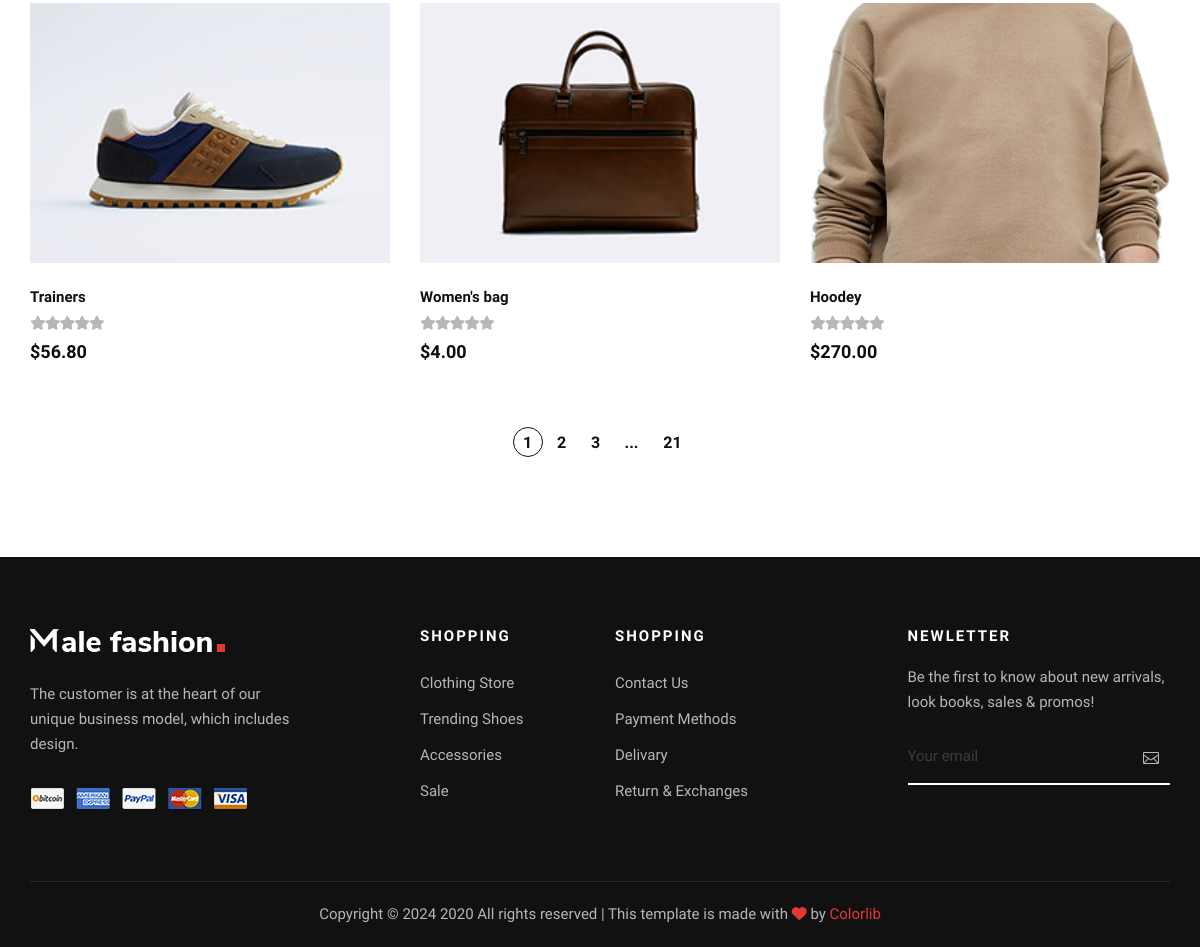
/products/wishlist/ (lower part), run on an earlier commit of the app's database.
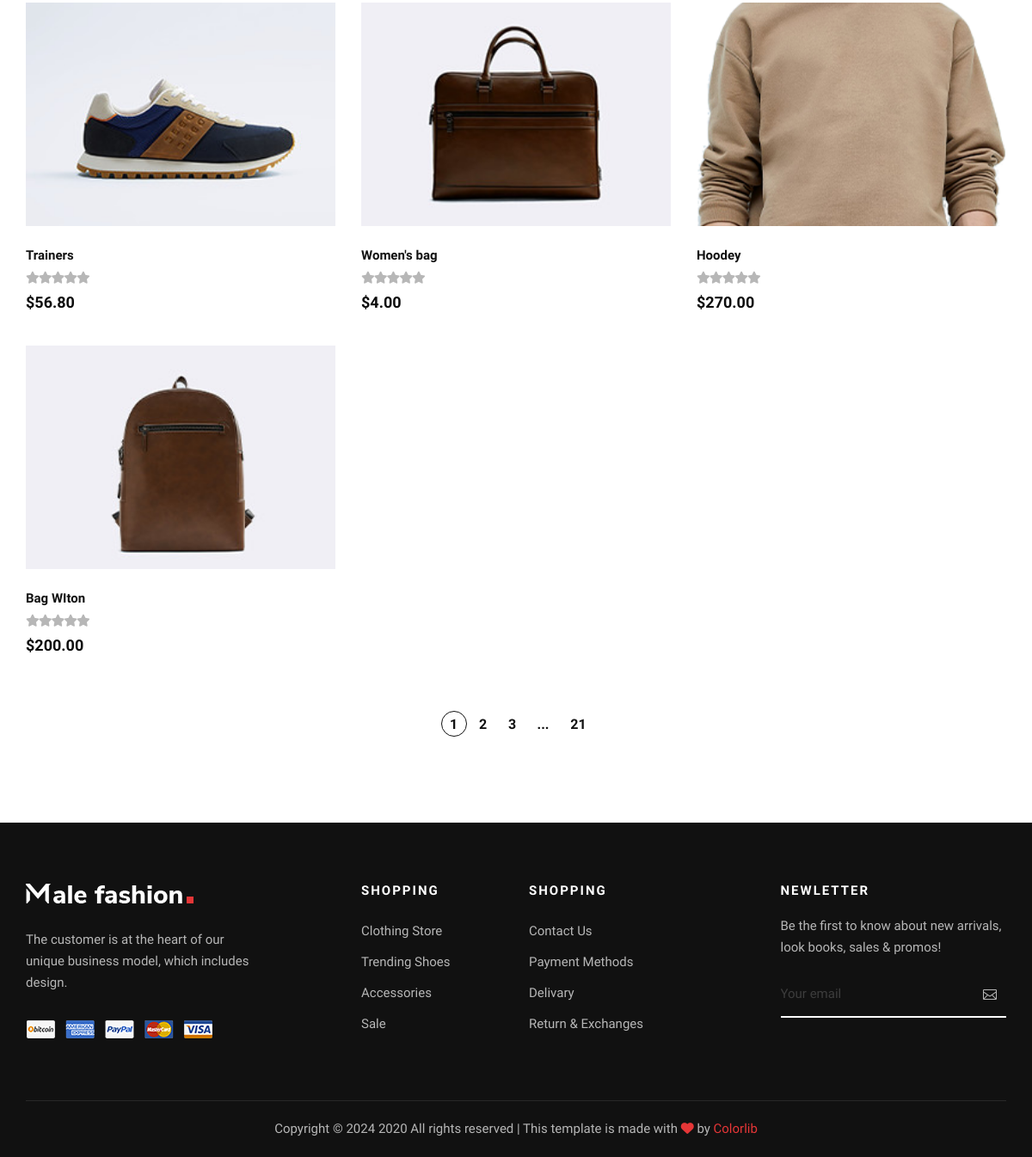
And on a later commit of the database.
### products/models.py (models this page shows, shortened)
class WishListModel(models.Model):
    user  = models.ForeignKey(User, on_delete = models.CASCADE)
    product =  models.ForeignKey(ProductModel, on_delete = models.CASCADE)
    created_at = models.DateTimeField(auto_now_add=True)
    updated_at = models.DateTimeField(auto_now=True)
    class Meta:
        verbose_name = 'WishList'
        verbose_name_plural = 'WishLists'
        unique_together = ['user', 'product']

class ProductModel(models.Model):
    name = models.CharField(max_length=100)
    description = models.TextField()
    price = models.DecimalField(max_digits=8, decimal_places=2)
    discount = models.IntegerField(default=5)
    image = models.ImageField(upload_to='Product')
    is_sale = models.BooleanField(default=False)
    quality = models.CharField(max_length=100)
    rating = models.PositiveIntegerField(default=1, validators=[rating_value_validator])
    color = models.ManyToManyField(ColorModel)
    tags = models.ManyToManyField(TagsModel)
    material = models.TextField(null=True, blank=True)
    sizes = models.ManyToManyField(SizeModel)
    brand = models.ForeignKey(BrandsModel, on_delete=models.CASCADE)
    category = models.ForeignKey(CategoryModel, on_delete=models.CASCADE, related_name='products')
    subcategory = models.ManyToManyField(SubCategoryModel)
    quantity = models.PositiveIntegerField(default=0)
    created_at = models.DateTimeField(auto_now_add=True)
    updated_at = models.DateTimeField(auto_now=True)
    @staticmethod
    def get_from_cart(cart):
        return ProductModel.objects.filter(id__in=cart)
    class Meta:
        verbose_name = 'Product'
        verbose_name_plural = 'Products'

### products/views.py (the view)
# urls.py: path('wishlist/', WishListView.as_view(), name='wishlist'),
class WishListView(ListView):
    template_name = 'wishlist.html'
    model = WishListModel
    context_object_name = 'wishlists'

### products/templatetags/my_tags.py (called while the page is built)
@register.simple_tag(name='cart_info')
def get_cart_info(request, coupon=None):
    cart = request.session.get('cart', [])
    products = ProductModel.get_from_cart(cart)
    total_price = 0
    for product in products:
        total_price += product.real_price()
    quantity = len(cart)
    if coupon:
        total_price = total_price - (total_price * (coupon.discount_amount / 100))
    return quantity, "{:.2f}".format(total_price)

### templates/wishlist.html (shortened to what this page needs)
{% extends 'layouts/base.html' %}
{% load static %}
{% load my_tags %}
{% block content %}
<section class="shop spad">
  <div class="container">
        <div class="row">
          {% for wishlist in wishlists%}
          <div class="col-lg-4 col-md-6 col-sm-6">
            <div class="product__item">
              <div
                class="product__item__pic set-bg"
                data-setbg="{{wishlist.product.image.url}}"
              >
              </div>
              <div class="product__item__text">
                <h6>{{wishlist.product.name}}</h6>
                <div class="rating">
                  <i class="fa fa-star-o"></i>
                  <i class="fa fa-star-o"></i>
                  <i class="fa fa-star-o"></i>
                  <i class="fa fa-star-o"></i>
                  <i class="fa fa-star-o"></i>
                </div>
                <h5>${{wishlist.product.price}}</h5>
              </div>
            </div>
          </div>
          {% endfor %}
        </div>
        <div class="row">
          <div class="col-lg-12">
            <div class="product__pagination">
              <a class="active" href="#">1</a>
              <a href="#">2</a>
              <a href="#">3</a>
              <span>...</span>
              <a href="#">21</a>
            </div>
          </div>
        </div>
      </div>
</section>
{% endblock %}

What changed in the data, as far as the page shows it:
added WishListModel: shows a picture, product.name "Bag WIton", product.price "200.00"
